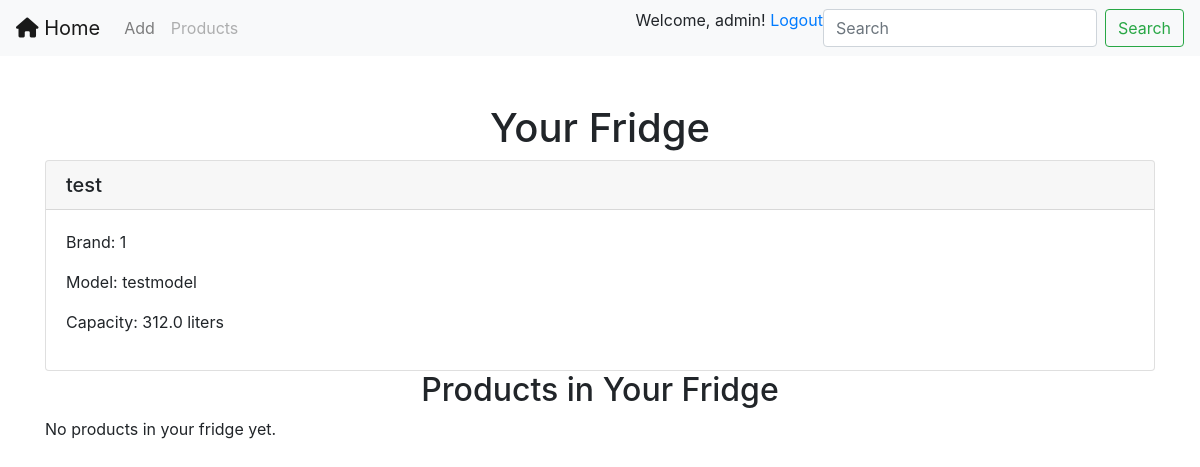
Screenshot of /fridge_details/2/ (signed in) with the database file from the repository.
### main/models.py (models this page shows, shortened)
class Fridge(models.Model):
    user = models.ForeignKey(User, on_delete=models.CASCADE)
    name = models.CharField(max_length=100)
    brand = models.CharField(max_length=50)
    model = models.CharField(max_length=50)
    capacity = models.FloatField()  # Capacity of the fridge in liters
    products = models.ManyToManyField(Product, related_name='fridges', through='FridgeProduct')

### main/views.py (the view)
# urls.py: path('fridge_details/<int:fridge_id>/', fridge_details, name='fridge_details'),
@login_required(login_url='main:login')
def fridge_details(request, fridge_id):
    user_fridge = get_object_or_404(Fridge, id=fridge_id, user=request.user)
    return render(request, 'main/fridge_details.html', {'user_fridge': user_fridge})

### main/templates/main/fridge_details.html (shortened to what this page needs)
{% extends "main/base.html" %}
{% block content %}
    <div class="container mt-5">
        <h1 class="text-center">Your Fridge</h1>
        {% if user_fridge %}
            <div class="card">
                <h5 class="card-header">{{ user_fridge.name }}</h5>
                <div class="card-body">
                    <p>Brand: {{ user_fridge.brand }}</p>
                    <p>Model: {{ user_fridge.model }}</p>
                    <p>Capacity: {{ user_fridge.capacity }} liters</p>
                </div>
            </div>
            <h2 class="text-center">Products in Your Fridge</h2>
            {% if user_fridge.fridgeproduct_set.all %}
                {% regroup user_fridge.fridgeproduct_set.all by product.category as fridge_products_by_category %}
                {% for category, fridge_products in fridge_products_by_category %}
                    <div class="card">
                        <h5 class="card-header">{{ category }}</h5>
                        <div class="card-body">
                            <ul class="list-group">
                                {% for fridge_product in fridge_products %}
                                    <li class="list-group-item d-flex justify-content-between align-items-center">
                                        <div>
                                            {{ fridge_product.product.name }} - Quantity: {{ fridge_product.quantity }},
                                            Expiration Date: {{ fridge_product.product.expiration_date }}
                                        </div>
                                        <div class="ml-auto">
                                            <form method="post" action="{% url 'main:modify_quantity' fridge_product.id %}">
                                                {% csrf_token %}
                                                <div class="input-group">
                                                    <input type="number" name="new_quantity" value="{{ fridge_product.quantity }}" min="0" class="form-control">
                                                    <div class="input-group-append">
                                                        <button type="submit" class="btn btn-dark">Modify</button>
                                                    </div>
                                                </div>
                                            </form>
                                        </div>
                                    </li>
                                {% endfor %}
                            </ul>
                        </div>
                    </div>
                {% endfor %}
            {% else %}
                <p>No products in your fridge yet.</p>
            {% endif %}
        {% else %}
            <p>You haven't created any fridges yet.</p>
        {% endif %}
    </div>
{% endblock %}

### main/templates/main/base.html (shortened to what this page needs)
<!doctype html>
<html lang="en">
  <head>
    <link rel="stylesheet" href="https://cdn.jsdelivr.net/npm/bootstrap@4.0.0/dist/css/bootstrap.min.css">
    <nav class="navbar navbar-expand-lg navbar-light bg-light">
  <div class="collapse navbar-collapse" id="navbarTogglerDemo01">
    <ul class="navbar-nav mr-auto mt-2 mt-lg-0">
      <a class="navbar-brand" href="/">
        <i class="fas fa-home"></i> Home
    </a>
      <li class="nav-item">
        <a class="nav-link" href="/create_fridge/">Add</a>
      </li>
      <li class="nav-item">
        <a class="nav-link disabled" href="/products_manage/">Products</a>
      </li>
    </ul>
    {% if user.is_authenticated %}
        <p>Welcome, {{ user.username }}! <a href="{% url 'logout' %}">Logout</a></p>
    {% else %}
        <p>You are not logged in.</p>
    {% endif %}
    <form class="form-inline my-2 my-lg-0">
      <input class="form-control mr-sm-2" type="search" placeholder="Search" aria-label="Search">
      <button class="btn btn-outline-success my-2 my-sm-0" type="submit">Search</button>
    </form>
  </div>
</nav>
  </head>
  <body>
  <div class="content">
    {% block content %}
    {% endblock %}
  </div>
  </body>
</html>

### rows the page displays
Fridge: name "test", brand "1", model "testmodel", capacity "312.0"

### other values shown
{{ user.username }} "admin"
